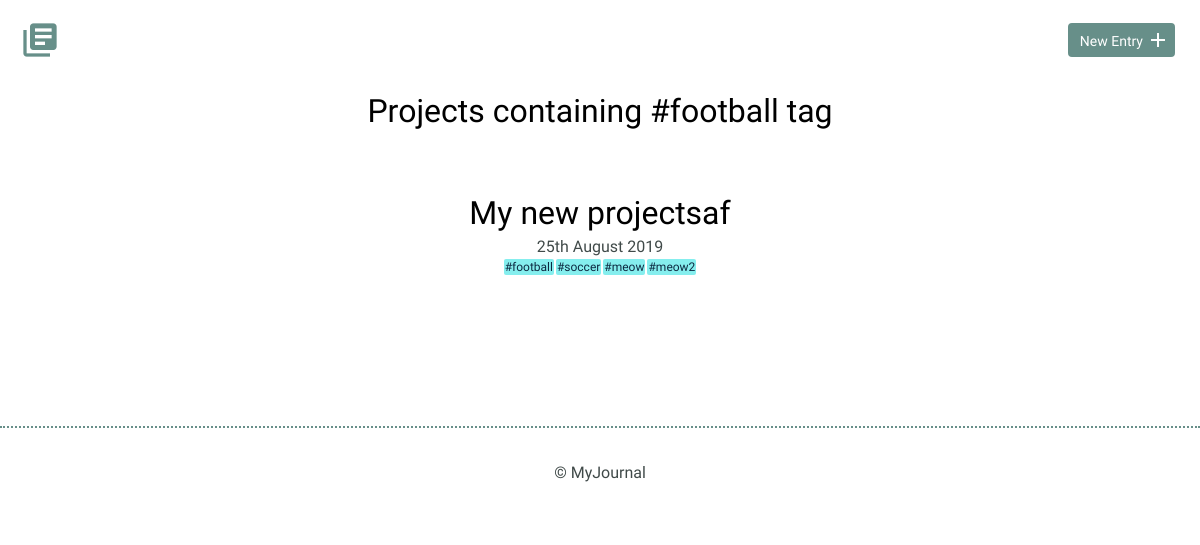
The page /tags.php?tag=football on the database as committed earlier.
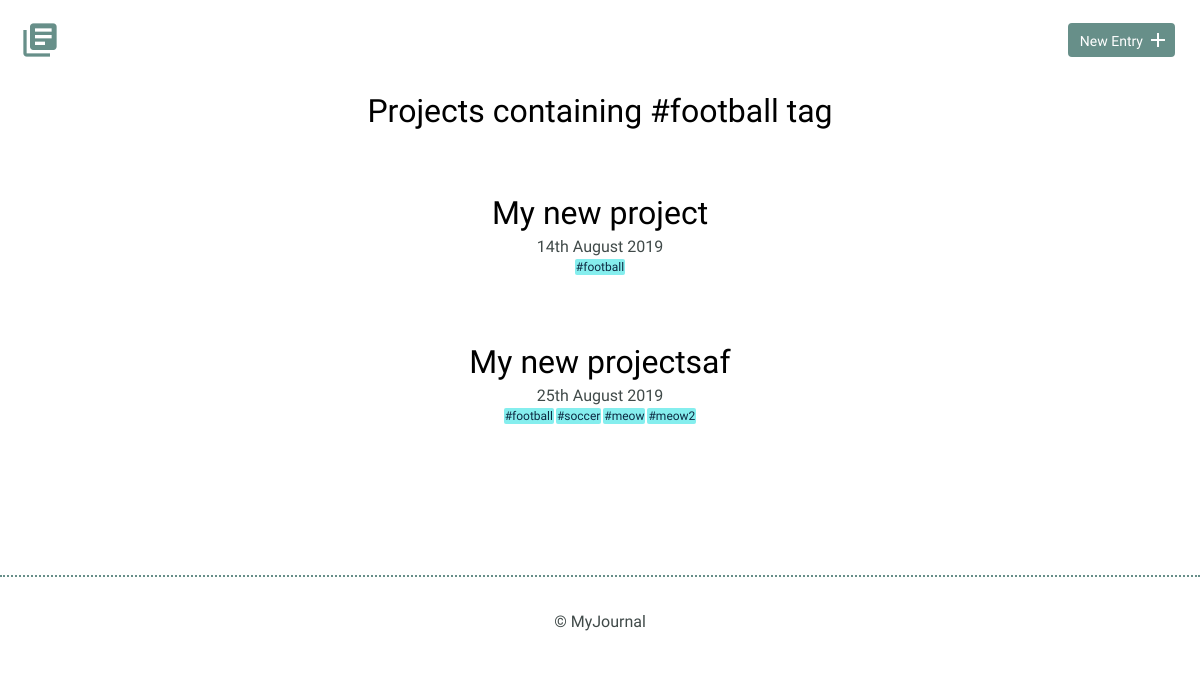
The same page on the database as committed later.
### tables this page shows
CREATE TABLE "entries" (
	"id"	INTEGER,
	"title"	TEXT,
	"date"	TEXT,
	"time_spent"	INTEGER,
	"learned"	BLOB,
	"resources"	BLOB,
	"tags"	TEXT,
	PRIMARY KEY("id")
);

### tags.php (the view, shortened to what this page needs)
<?php
include("inc/header.php");
$tag_to_search = $_GET['tag'];
try {
    $results = $db->query(
        "SELECT * FROM entries e WHERE e.tags LIKE '%$tag_to_search%'"
    );
} catch (Exception $e) {
    echo $e->getMessage();
    die();
}
$entries = $results->fetchAll(PDO::FETCH_ASSOC);
?>
<section>
    <div class="container">
        <h2 class="tag-heading">Projects containing #<?php echo $tag_to_search; ?> tag</h2>
        <div class="entry-list">
            <?php
            foreach ($entries as $entry) {
                $date = new DateTime($entry['date']);
                echo '
                <article>
                    <h2>
                    <a href="detail.php?id=' . $entry['id'] . '">'
                    . $entry['title'] . '</a>
                    </h2>
                    <time datetime="' . $entry['date'] . '">'
                    . $date->format('jS F Y') .
                    '</time>';
                echo '<div class="tags-div">';
                if ($entry['tags']) {
                    $string = explode(",", $entry['tags']);
                    foreach ($string as $word) {
                        echo "<a href='tags.php?tag=" . trim($word) . "' class='tags-inline'>#" . trim($word) . "</a>";
                    }
                }
                echo '</div>';
                echo '</article>';
            }
            ?>
        </div>
    </div>
</section>
<?php
include("inc/footer.php");
?>

Rows that differ between the two databases and show on the page:
now on this page (row edited): entries: title "My new project", date "14th August 2019", tags "football"
